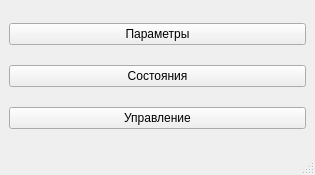
<?xml version="1.0" encoding="UTF-8"?>
<ui version="4.0">
 <class>TInterface</class>
 <widget class="QMainWindow" name="TInterface">
  <property name="geometry">
   <rect>
    <x>0</x>
    <y>0</y>
    <width>315</width>
    <height>175</height>
   </rect>
  </property>
  <property name="windowTitle">
   <string>Интерфейс</string>
  </property>
  <widget class="QWidget" name="centralwidget">
   <layout class="QVBoxLayout" name="verticalLayout">
    <item>
     <widget class="QPushButton" name="btn_param">
      <property name="text">
       <string>Параметры</string>
      </property>
     </widget>
    </item>
    <item>
     <widget class="QPushButton" name="btn_state">
      <property name="text">
       <string>Состояния</string>
      </property>
     </widget>
    </item>
    <item>
     <widget class="QPushButton" name="btn_control">
      <property name="text">
       <string>Управление</string>
      </property>
     </widget>
    </item>
   </layout>
  </widget>
  <widget class="QMenuBar" name="menubar">
   <property name="geometry">
    <rect>
     <x>0</x>
     <y>0</y>
     <width>315</width>
     <height>20</height>
    </rect>
   </property>
  </widget>
  <widget class="QStatusBar" name="statusbar"/>
 </widget>
 <resources/>
 <connections/>
</ui>
